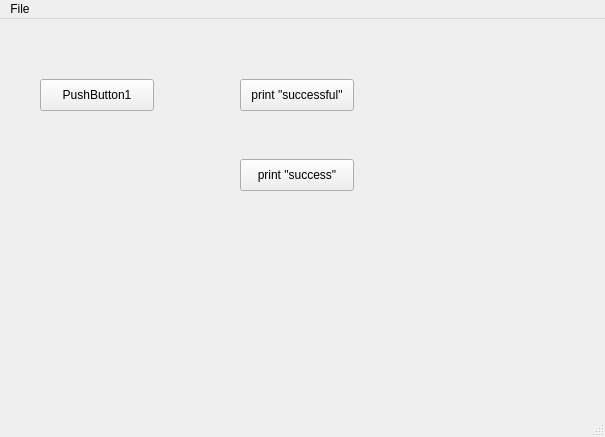
<?xml version="1.0" encoding="UTF-8"?>
<ui version="4.0">
 <class>MainWindow</class>
 <widget class="QMainWindow" name="MainWindow">
  <property name="geometry">
   <rect>
    <x>0</x>
    <y>0</y>
    <width>605</width>
    <height>437</height>
   </rect>
  </property>
  <property name="windowTitle">
   <string>MainWindow</string>
  </property>
  <widget class="QWidget" name="centralWidget">
   <widget class="QPushButton" name="pushButton">
    <property name="geometry">
     <rect>
      <x>40</x>
      <y>60</y>
      <width>114</width>
      <height>32</height>
     </rect>
    </property>
    <property name="text">
     <string>PushButton1</string>
    </property>
   </widget>
   <widget class="QPushButton" name="hwpush">
    <property name="geometry">
     <rect>
      <x>240</x>
      <y>60</y>
      <width>114</width>
      <height>32</height>
     </rect>
    </property>
    <property name="text">
     <string>print &quot;successful&quot;</string>
    </property>
   </widget>
   <widget class="QPushButton" name="hwpush2">
    <property name="geometry">
     <rect>
      <x>240</x>
      <y>140</y>
      <width>114</width>
      <height>32</height>
     </rect>
    </property>
    <property name="text">
     <string>print &quot;success&quot;</string>
    </property>
   </widget>
  </widget>
  <widget class="QStatusBar" name="statusBar"/>
  <widget class="QMenuBar" name="menuBar">
   <property name="geometry">
    <rect>
     <x>0</x>
     <y>0</y>
     <width>605</width>
     <height>22</height>
    </rect>
   </property>
   <widget class="QMenu" name="menuFile">
    <property name="title">
     <string>File</string>
    </property>
    <addaction name="actionQuit"/>
   </widget>
   <addaction name="menuFile"/>
  </widget>
  <action name="actionQuit">
   <property name="text">
    <string>Quit</string>
   </property>
  </action>
 </widget>
 <layoutdefault spacing="6" margin="11"/>
 <resources/>
 <connections>
  <connection>
   <sender>actionQuit</sender>
   <signal>triggered()</signal>
   <receiver>MainWindow</receiver>
   <slot>close()</slot>
   <hints>
    <hint type="sourcelabel">
     <x>-1</x>
     <y>-1</y>
    </hint>
    <hint type="destinationlabel">
     <x>302</x>
     <y>218</y>
    </hint>
   </hints>
  </connection>
 </connections>
 <slots>
  <slot>checkbox_on()</slot>
  <slot>checkbox_off()</slot>
  <slot>whatever()</slot>
 </slots>
</ui>
